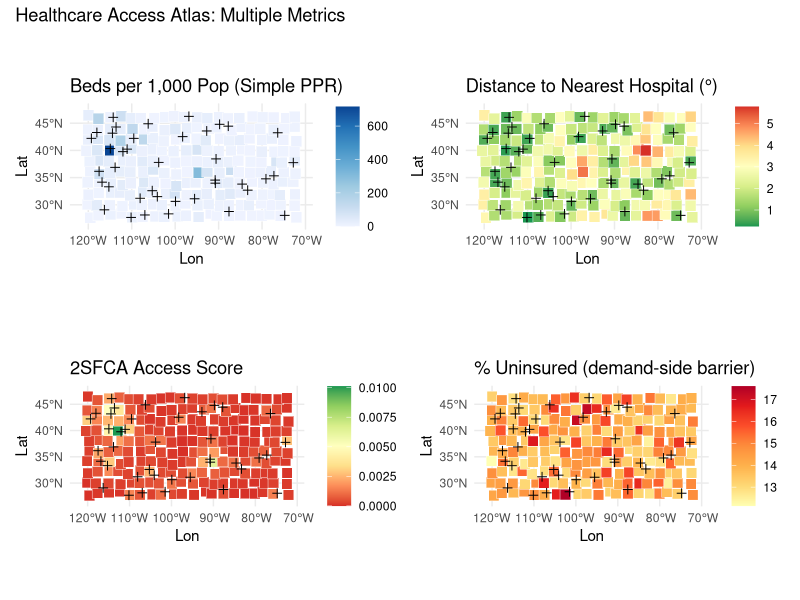
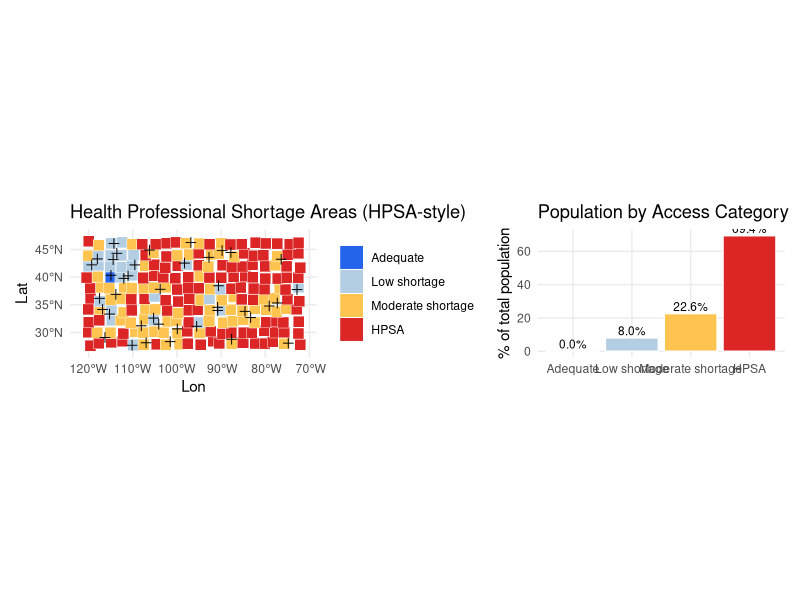
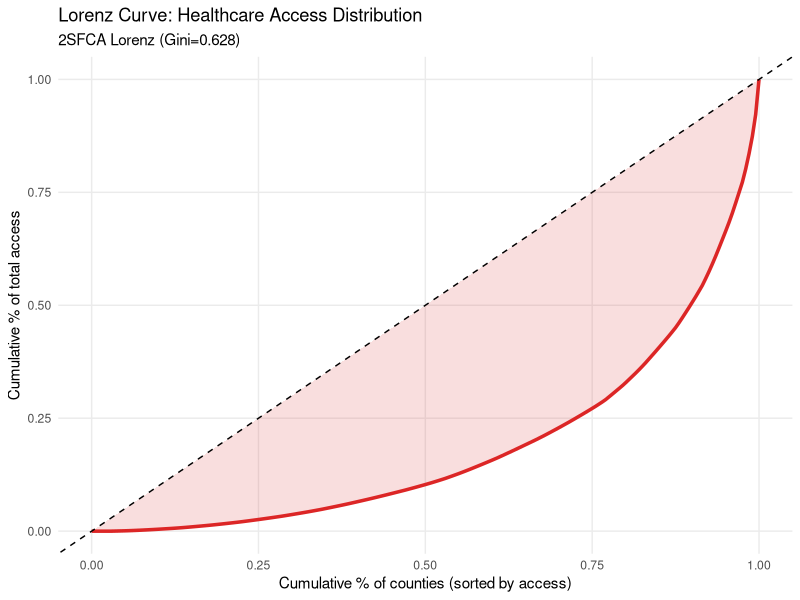
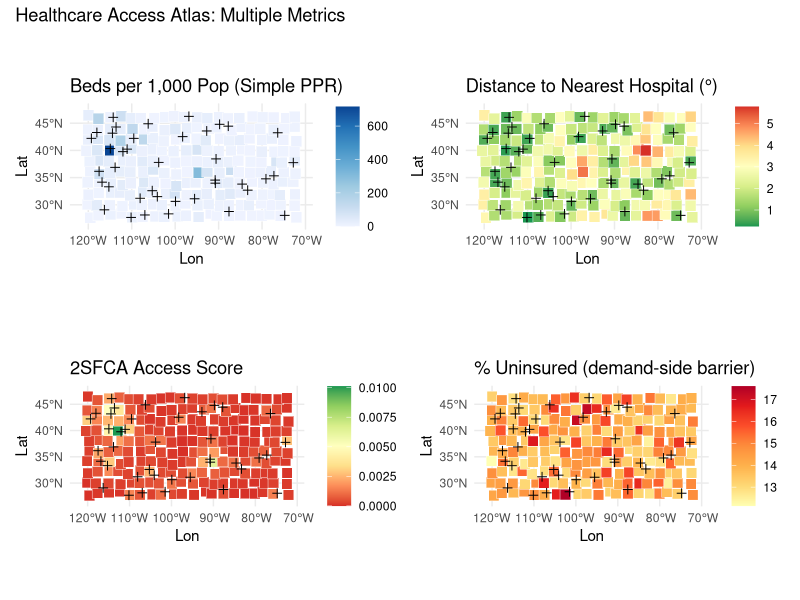
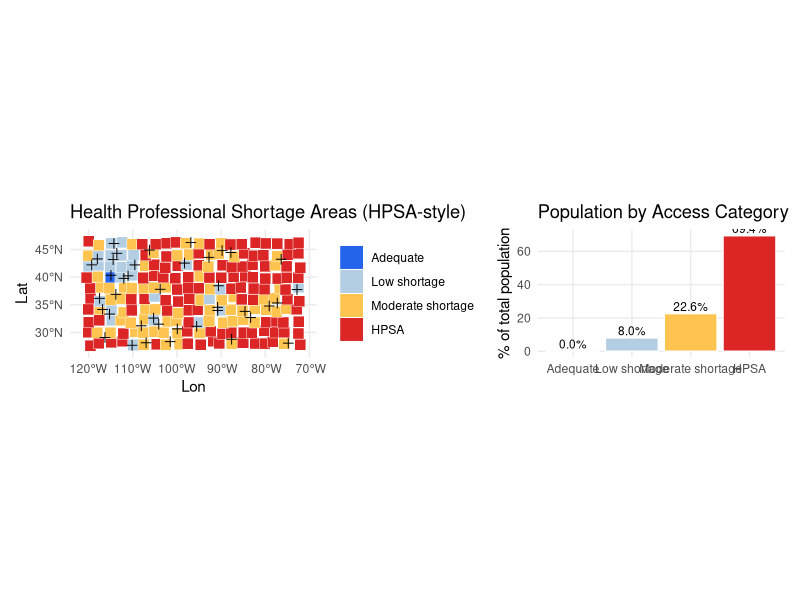
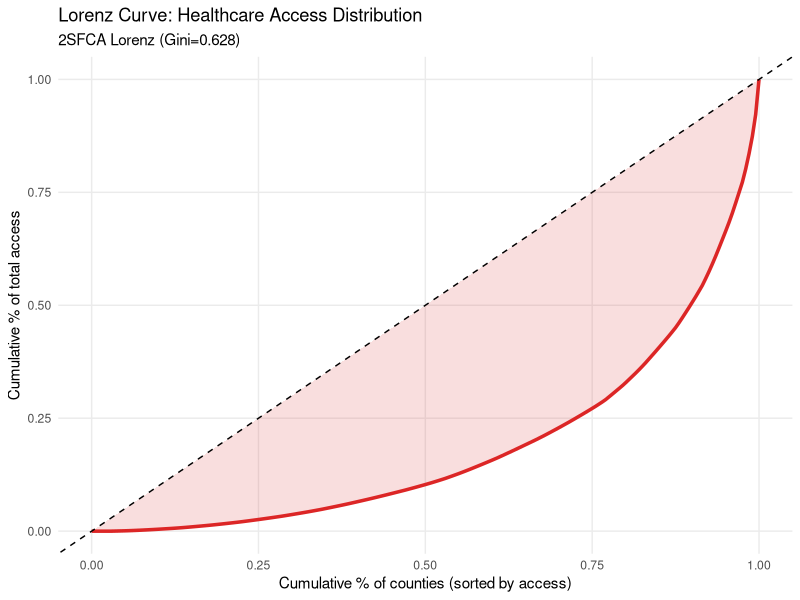

Write the R code that produced these figures, in order.
## ---- chunk 1
library(tidyverse)
library(sf)
library(patchwork)

set.seed(42)
out_dir <- file.path(tempdir(), "mod07")
dir.create(out_dir, showWarnings = FALSE, recursive = TRUE)
theme_set(
  theme_minimal(base_size = 11) +
    theme(
      plot.background = element_rect(fill = "white", colour = NA),
      panel.background = element_rect(fill = "white", colour = NA),
      panel.grid.minor = element_blank()
    )
)

spatial_smooth <- function(values, row_idx, col_idx, nrow, ncol, sigma = 2) {
  grid <- matrix(0, nrow = nrow, ncol = ncol)
  for (i in seq_along(values)) grid[row_idx[i], col_idx[i]] <- values[i]
  k <- ceiling(3 * sigma)
  xs <- (-k):k
  kern <- outer(dnorm(xs, sd = sigma), dnorm(xs, sd = sigma))
  kern <- kern / sum(kern)
  pad <- k
  gp <- matrix(0, nrow + 2 * pad, ncol + 2 * pad)
  gp[(pad + 1):(pad + nrow), (pad + 1):(pad + ncol)] <- grid
  out <- matrix(0, nrow, ncol)
  for (r in seq_len(nrow)) for (c in seq_len(ncol)) {
    out[r, c] <- sum(gp[r:(r + 2 * k), c:(c + 2 * k)] * kern)
  }
  mapply(function(r, c) out[r, c], row_idx, col_idx)
}

NROW <- 10; NCOL <- 20; N <- NROW * NCOL
row_idx <- rep(seq_len(NROW), each = NCOL)
col_idx <- rep(seq_len(NCOL), times = NROW)
lon <- -120 + (col_idx - 1) * 2.5 + rnorm(N, 0, 0.3)
lat <- 28 + (row_idx - 1) * 2.0 + rnorm(N, 0, 0.2)
pct_poverty <- 10 + 8 * rbeta(N, 2, 5) + 3 * sin(lon / 20)
pct_uninsured <- 8 + 6 * rbeta(N, 2, 4) + 0.3 * pct_poverty
pm25 <- 8 + 4 * rgamma(N, 2, 1)
population <- as.integer(rlnorm(N, 10.5, 1.0))
spatial_risk <- spatial_smooth(rnorm(N), row_idx, col_idx, NROW, NCOL)
cvd_rate <- (180 + 1.2 * pct_poverty + 0.8 * pct_uninsured + 0.5 * pm25 +
               15 * spatial_risk + rnorm(N, 0, 12))
expected <- (cvd_rate / 100000) * population * 5
observed <- rpois(N, expected)
smr <- observed / pmax(expected, 1)

df <- tibble(
  county_id = sprintf("C%03d", seq_len(N) - 1),
  lon, lat, row = row_idx, col = col_idx,
  pct_poverty, pct_uninsured, pm25, population, cvd_rate, observed, expected, smr
)
geoms <- Map(function(lo, la) {
  st_polygon(list(matrix(
    c(lo - 1.25, la - 1, lo + 1.25, la - 1, lo + 1.25, la + 1,
      lo - 1.25, la + 1, lo - 1.25, la - 1), ncol = 2, byrow = TRUE
  )))
}, df$lon, df$lat)
gdf <- st_sf(df, geometry = st_sfc(geoms, crs = 4326))

set.seed(5)
N_HOSP <- 40
hosp_type <- sample(
  c("Critical_Access", "Community", "Regional", "Academic"),
  N_HOSP, replace = TRUE, prob = c(0.30, 0.40, 0.20, 0.10)
)
hosp_beds <- dplyr::case_when(
  hosp_type == "Academic"        ~ sample(400:800, N_HOSP, replace = TRUE),
  hosp_type == "Regional"        ~ sample(150:400, N_HOSP, replace = TRUE),
  hosp_type == "Community"       ~ sample(50:200, N_HOSP, replace = TRUE),
  TRUE                           ~ sample(25:75, N_HOSP, replace = TRUE)
)
df_hosp <- st_as_sf(
  tibble(lon = runif(N_HOSP, min(lon), max(lon)),
         lat = runif(N_HOSP, min(lat), max(lat)),
         type = hosp_type, beds = hosp_beds),
  coords = c("lon", "lat"), crs = 4326
)
cat(sprintf("N=%d counties | %d hospitals | CVD=%.1f/100k\n", N, N_HOSP, mean(cvd_rate)))
## ---- chunk 2
# Distance matrix in degrees (sf::st_distance on geographic CRS uses metres with s2).
# Use planar distances on lon/lat for this synthetic tutorial (matches the Python notebook).
sf_use_s2(FALSE)
centroids <- st_centroid(gdf)
dist_m <- st_distance(centroids, df_hosp)
dist_matrix <- matrix(as.numeric(dist_m), nrow = nrow(dist_m), ncol = ncol(dist_m))
# If values look like metres, convert; with s2 off, geographic distance is in degrees
if (max(dist_matrix, na.rm = TRUE) > 50) {
  dist_matrix <- dist_matrix / 111000  # metres -> approximate degrees
}

CATCHMENT_DEG <- 4.5  # ~5 degrees ≈ 300 miles

ppr <- numeric(N)
for (i in seq_len(N)) {
  in_c <- dist_matrix[i, ] <= CATCHMENT_DEG
  if (any(in_c)) {
    total_beds <- sum(df_hosp$beds[in_c])
    ppr[i] <- total_beds / (df$population[i] / 1000)
  }
}
gdf$ppr_beds_per_1000 <- ppr
gdf$dist_nearest_hosp <- apply(dist_matrix, 1, min)

two_sfca <- function(county_pop, dist, provider_cap, catchment, decay_power = 1) {
  n_i <- length(county_pop)
  n_j <- length(provider_cap)
  R_j <- numeric(n_j)
  for (j in seq_len(n_j)) {
    in_zone <- dist[, j] <= catchment
    denom <- sum(county_pop[in_zone] / (dist[in_zone, j] + 0.1)^decay_power)
    R_j[j] <- if (denom > 0) provider_cap[j] / denom else 0
  }
  A_i <- numeric(n_i)
  for (i in seq_len(n_i)) {
    in_zone <- dist[i, ] <= catchment
    if (any(in_zone)) {
      weights <- 1 / (dist[i, in_zone] + 0.1)^decay_power
      A_i[i] <- sum(R_j[in_zone] * weights)
    }
  }
  A_i
}

gdf$access_2sfca <- two_sfca(
  df$population, dist_matrix, df_hosp$beds,
  catchment = CATCHMENT_DEG, decay_power = 2
)
cat("Access metrics computed:\n")
cat(sprintf("  Beds per 1000 (simple PPR): mean=%.2f SD=%.2f\n",
            mean(gdf$ppr_beds_per_1000), sd(gdf$ppr_beds_per_1000)))
cat(sprintf("  Distance to nearest hospital: mean=%.2f° SD=%.2f°\n",
            mean(gdf$dist_nearest_hosp), sd(gdf$dist_nearest_hosp)))
cat(sprintf("  2SFCA access score: mean=%.4f SD=%.4f\n",
            mean(gdf$access_2sfca), sd(gdf$access_2sfca)))
## ---- chunk 3
map_access <- function(col, title, palette, dir = 1) {
  ggplot(gdf) +
    geom_sf(aes(fill = .data[[col]]), colour = "white", linewidth = 0.15) +
    geom_sf(data = df_hosp, shape = 3, size = 2, colour = "black") +
    scale_fill_distiller(palette = palette, direction = dir) +
    labs(title = title, x = "Lon", y = "Lat", fill = NULL)
}

p_acc <- (map_access("ppr_beds_per_1000", "Beds per 1,000 Pop (Simple PPR)", "Blues", 1) |
  map_access("dist_nearest_hosp", "Distance to Nearest Hospital (°)", "RdYlGn", -1)) /
  (map_access("access_2sfca", "2SFCA Access Score", "RdYlGn", 1) |
  map_access("pct_uninsured", "% Uninsured (demand-side barrier)", "YlOrRd", 1))
p_acc <- p_acc + plot_annotation(title = "Healthcare Access Atlas: Multiple Metrics")
print(p_acc)
ggsave(file.path(out_dir, "access_metrics.png"), p_acc, width = 16, height = 11, dpi = 150)
## ---- chunk 4
HPSA_PPR_THRESHOLD <- 0.286  # 1 per 3,500 = 0.286 per 1,000
HPSA_DIST_THRESHOLD <- 3.5   # ~30 miles in degrees

score_ppr  <- 1 - pmin(gdf$ppr_beds_per_1000 / quantile(gdf$ppr_beds_per_1000, 0.9), 1)
score_dist <- pmin(gdf$dist_nearest_hosp / quantile(gdf$dist_nearest_hosp, 0.9), 1)
score_2sfca <- 1 - pmin(gdf$access_2sfca / quantile(gdf$access_2sfca, 0.9), 1)
score_uninsured <- pmin(gdf$pct_uninsured / quantile(gdf$pct_uninsured, 0.9), 1)

gdf$hpsa_score <- (score_ppr + score_dist + score_2sfca + score_uninsured) / 4
gdf$hpsa_status <- cut(
  gdf$hpsa_score,
  breaks = c(0, 0.25, 0.50, 0.75, 1.01),
  labels = c("Adequate", "Low shortage", "Moderate shortage", "HPSA"),
  include.lowest = TRUE
)

hpsa_colors <- c(
  Adequate = "#2563EB", `Low shortage` = "#B3CDE3",
  `Moderate shortage` = "#FEC44F", HPSA = "#DC2626"
)

p_hpsa <- ggplot(gdf) +
  geom_sf(aes(fill = hpsa_status), colour = "white", linewidth = 0.15) +
  geom_sf(data = df_hosp, shape = 3, size = 2.2, colour = "black") +
  scale_fill_manual(values = hpsa_colors) +
  labs(title = "Health Professional Shortage Areas (HPSA-style)",
       fill = NULL, x = "Lon", y = "Lat")

pop_by_status <- gdf %>% st_drop_geometry() %>%
  group_by(hpsa_status) %>%
  summarise(pop = sum(population), .groups = "drop") %>%
  mutate(pct = pop / sum(gdf$population) * 100)

p_pop <- ggplot(pop_by_status, aes(hpsa_status, pct, fill = hpsa_status)) +
  geom_col(colour = "white") +
  geom_text(aes(label = sprintf("%.1f%%", pct)), vjust = -0.3, size = 3) +
  scale_fill_manual(values = hpsa_colors, guide = "none") +
  labs(x = NULL, y = "% of total population", title = "Population by Access Category")

p_h <- p_hpsa | p_pop
print(p_h)
ggsave(file.path(out_dir, "hpsa_analysis.png"), p_h, width = 16, height = 5, dpi = 150)

cat("HPSA Analysis Summary:\n")
for (status in c("Adequate", "Low shortage", "Moderate shortage", "HPSA")) {
  n_c <- sum(gdf$hpsa_status == status, na.rm = TRUE)
  pop_s <- sum(gdf$population[gdf$hpsa_status == status], na.rm = TRUE)
  pct <- pop_s / sum(gdf$population) * 100
  cat(sprintf("  %-22s: %3d counties | %s residents (%.1f%%)\n",
              status, n_c, format(pop_s, big.mark = ","), pct))
}
## ---- chunk 5
access_corrs <- list()
for (metric in c("ppr_beds_per_1000", "dist_nearest_hosp", "access_2sfca")) {
  ct_p <- cor.test(gdf$pct_poverty, gdf[[metric]])
  ct_u <- cor.test(gdf$pct_uninsured, gdf[[metric]])
  access_corrs[[metric]] <- tibble(
    metric = metric,
    r_poverty = unname(ct_p$estimate), p_poverty = ct_p$p.value,
    r_uninsured = unname(ct_u$estimate), p_uninsured = ct_u$p.value
  )
}
corr_tab <- bind_rows(access_corrs)
print(corr_tab)

concentration_index <- function(health, rank_var) {
  n <- length(health)
  rank <- rank(rank_var) / n
  2 * cov(rank, health) / mean(health)
}

ci_poverty_access <- concentration_index(gdf$access_2sfca, gdf$pct_poverty)
cat(sprintf("\nConcentration Index (2SFCA access by poverty rank): %.4f\n", ci_poverty_access))
cat("  CI < 0 means better access is concentrated in RICHER areas (pro-rich inequality)\n")
cat("  CI > 0 means better access is concentrated in POORER areas (pro-poor inequality)\n")
cat("  CI = 0 means equal access distribution\n")
## ---- chunk 6
gini_coefficient <- function(values) {
  sorted_v <- sort(values)
  n <- length(sorted_v)
  cumulative <- cumsum(sorted_v)
  total <- cumulative[n]
  lorenz <- c(0, cumulative / total)
  x <- seq(0, 1, length.out = n + 1)
  trapz <- sum(diff(x) * (head(lorenz, -1) + tail(lorenz, -1)) / 2)
  list(gini = 1 - 2 * trapz, lorenz = lorenz, x = x)
}

for (pair in list(c("access_2sfca", "2SFCA Access"),
                  c("ppr_beds_per_1000", "Beds per 1000"))) {
  g <- gini_coefficient(gdf[[pair[1]]])
  cat(sprintf("Gini coefficient for %s: %.4f\n", pair[2], g$gini))
}

g_access <- gini_coefficient(gdf$access_2sfca)
p_lor <- ggplot(tibble(x = g_access$x, y = g_access$lorenz), aes(x, y)) +
  geom_ribbon(aes(ymin = y, ymax = x), fill = "#DC2626", alpha = 0.15) +
  geom_line(colour = "#DC2626", linewidth = 1.2) +
  geom_abline(slope = 1, intercept = 0, linetype = "dashed") +
  labs(
    x = "Cumulative % of counties (sorted by access)",
    y = "Cumulative % of total access",
    title = "Lorenz Curve: Healthcare Access Distribution",
    subtitle = sprintf("2SFCA Lorenz (Gini=%.3f)", g_access$gini)
  )
print(p_lor)
ggsave(file.path(out_dir, "lorenz_access.png"), p_lor, width = 7, height = 5, dpi = 150)
